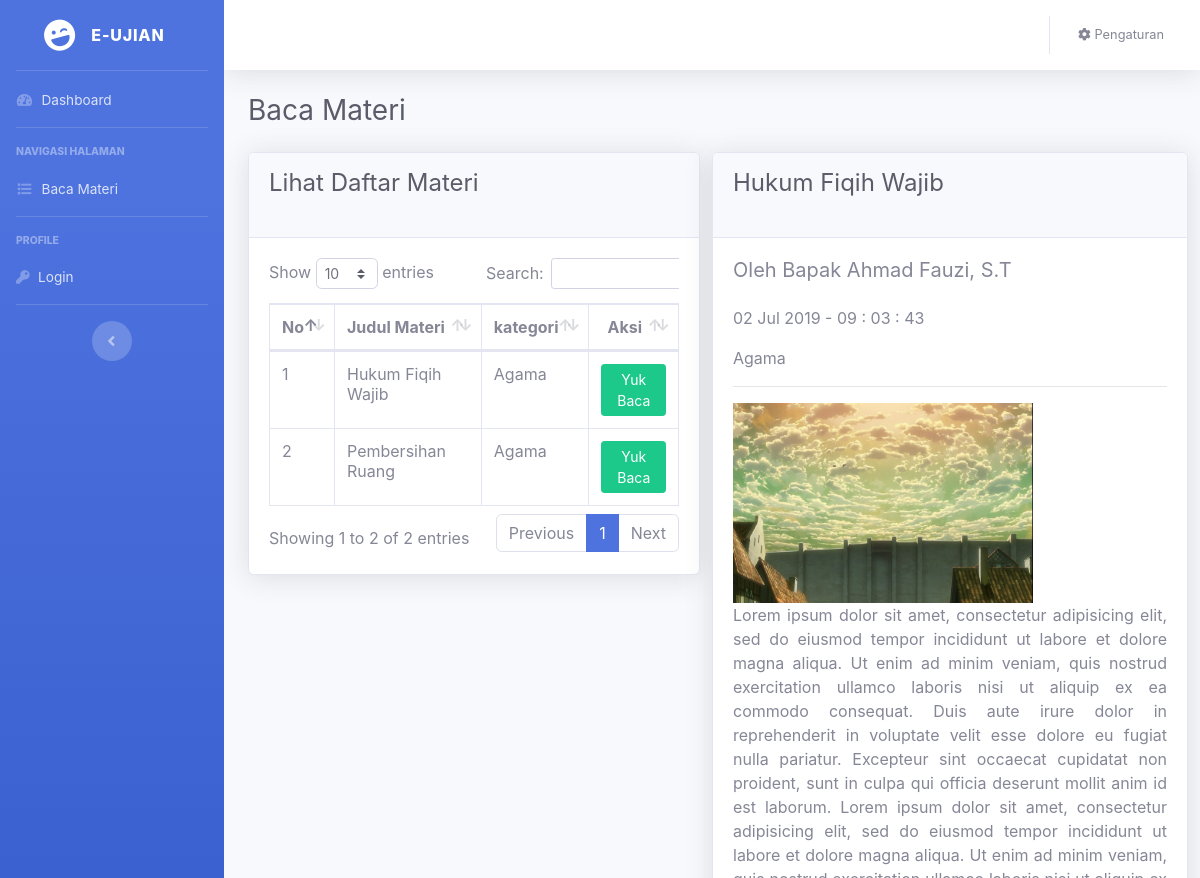
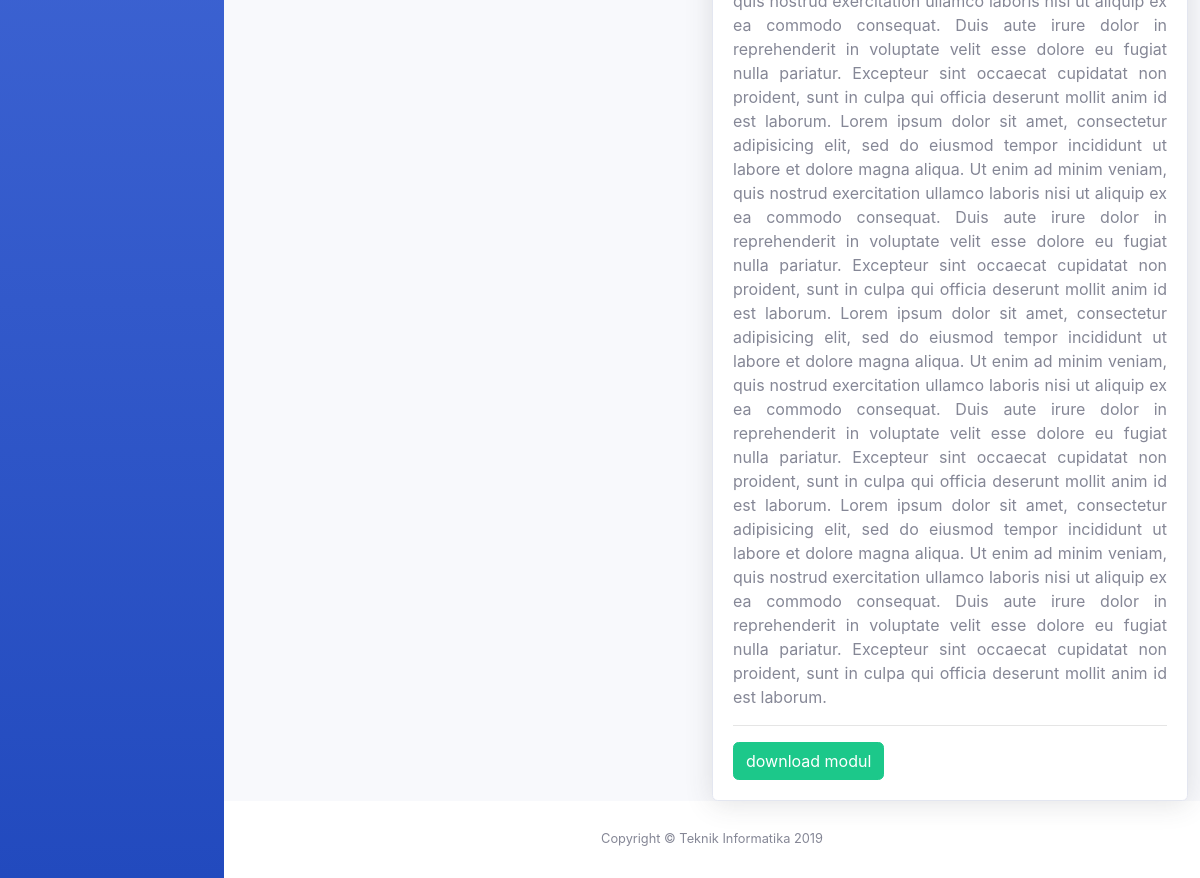
/index.php/Welcome/bacaMateri/1, run on the app's committed database (2 pictures, top to bottom).
### tables this page shows
CREATE TABLE `tb_materi` (
  `id_materi` int(11) NOT NULL,
  `judul_materi` varchar(20) DEFAULT NULL,
  `materi` varchar(5000) DEFAULT NULL,
  `modul` varchar(255) DEFAULT NULL,
  `img_materi` varchar(255) DEFAULT NULL,
  `nip` varchar(20) DEFAULT NULL,
  `id_mapel` int(11) DEFAULT NULL,
  `log_materi` datetime NOT NULL
);

CREATE TABLE `tb_mapel` (
  `id_mapel` int(11) NOT NULL,
  `mapel` varchar(20) DEFAULT NULL,
  `log_mapel` datetime DEFAULT NULL
);

CREATE TABLE `tb_guru` (
  `nip` varchar(18) NOT NULL,
  `nama_guru` varchar(40) DEFAULT NULL,
  `jk_guru` enum('L','P') DEFAULT NULL,
  `tmp_lahir_guru` varchar(40) DEFAULT NULL,
  `tgl_lahir_guru` date DEFAULT NULL,
  `alamat_guru` varchar(40) DEFAULT NULL,
  `photo_guru` varchar(255) DEFAULT NULL,
  `log_guru` datetime DEFAULT NULL,
  `pass_guru` varchar(255) DEFAULT NULL
);

### application/controllers/Welcome.php (called while the page is built, shortened)
<?php
class Welcome extends CI_Controller {
	function __construct(){
		$this->load->model('mymodel');
	}
	function bacaMateri($id_materi){
		$from 			= 'tb_materi';
		$table 			= array(
						'tb_mapel', 'tb_guru',
						);
		$join 			= array(
						'tb_materi.id_mapel = tb_mapel.id_mapel',
						'tb_materi.nip 		= tb_guru.nip',
						);
		$data['materi'] = $this->mymodel->join($from, $table, $join)->result_array();
		if($id_materi>0){
			$data['baca']	= $this->mymodel->joinwhere($from, array('id_materi' => $id_materi), $table, $join)->row_array();
		}
		$this->load->view('halaman/materi', $data);
	}
}
?>

### index.php (called while the page is built, shortened)
<?php
require_once BASEPATH.'core/CodeIgniter.php';

### application/models/mymodel.php (called while the page is built, shortened)
<?php
class Mymodel extends CI_Model{
	public function join($from, &$table, &$join){
		$i = 0;
		foreach ($table as $data ) {
			$tabel = $table[$i];
			$relasi = $join[$i];
			$this->db->join($tabel, $relasi);
		$i++;
		}
		return $this->db->get($from);
	}
	public function joinwhere($from, $where, &$table, &$join){
		$i = 0;
		foreach ($table as $data ) {
			$tabel = $table[$i];
			$relasi = $join[$i];
			$this->db->join($tabel, $relasi);
		$i++;
		}
		return $this->db->get_where($from,$where);
	}
}
?>

### application/views/halaman/materi.php (the view, shortened to what this page needs)
<html lang="en">
<body id="page-top">
    <div id="wrapper">
      <div id="content-wrapper" class="d-flex flex-column">
        <div id="content">
          <div class="container-fluid">
            <div class="row">
              <div class="col-md-4">
                <h1 class="h3 mb-4 text-gray-800">Baca Materi</h1>
              </div>
              <div class="col-md-6">
              </div>
            </div>
            <div class="row">
              <div class="col-md-6">
                <div class="card shadow">
                  <div class="card-header py-3">
                    <div class="h4 mb-4 text-gray-800">Lihat Daftar Materi</div>
                  </div>
                  <div class="card-body">
                    <div class="table-responsive">
                      <table class="table table-bordered table-hover" id="dataTable">
                        <thead>
                          <tr>
                            <th>No</th>
                            <th>Judul Materi</th>
                            <th class="text-center">kategori</th>
                            <th class="text-center">Aksi</th>
                          </tr>
                        </thead>
                        <tbody>
                          <?php $no=1; foreach ($materi as $data): ?>
                          <tr>
                            <td><?=$no ?></td>
                            <td><?=$data['judul_materi']?></td>
                            <td><?=$data['mapel']?></td>
                            <td class="text-center"><a class="btn btn-success btn-sm" href="<?=site_url()?>/Welcome/bacaMateri/<?=$data['id_materi']?>">Yuk Baca</a></td>
                          </tr>
                          <?php $no++; endforeach; ?>
                        </tbody>
                      </table>
                    </div>
                  </div>
                </div>
              </div>
              <div class="col-md-6">
                <?php if (isset($baca)): ?>
                <div class="row">
                  <div class="card shadow">
                    <div class="card-header py-3">
                      <div class="h4 mb-4 text-gray-800"><?=$baca['judul_materi']?></div>
                    </div>
                    <div class="card-body">
                      <h5 class="text-blue mb-4">Oleh <?=($baca['jk_guru'])=='L'?'Bapak':'Ibu'?> <?=$baca['nama_guru'] ?></h5>
                      <p><?=date('d M Y - h : i : s', strtotime($baca['log_materi']))?></p>
                      <p><?=$baca['mapel']?></p>
                      <hr>
                      <?php if ($baca['img_materi'] != 'NOIMAGE.jpg'): ?>
                        <img src="<?=base_url()?>/assets/img/photo/<?=$baca['img_materi']?>" height="200px" width="300px">
                      <?php endif; ?>
                      <p style="text-align: justify;"><?=$baca['materi']?></p>
                      <hr>
                      <?php if(!is_null($baca['modul'])): ?>
                      <a href="<?=site_url()?>/crudController/crudMateri/download/<?=$baca['id_materi']?>" class="btn btn-success">download modul</a>
                      <?php endif; ?>
                    </div>
                  </div>
                </div>
                <?php endif; ?>
              </div>
            </div>
          </div>
        </div>
      </div>
    </div>
</body>
</html>

### data on the page
tb_materi: judul_materi "Hukum Fiqih Wajib", id_mapel.mapel "Agama", nip.nama_guru "Ahmad Fauzi, S.T", log_materi "02 Jul 2019 - 09 : 03 : 43", img_materi (picture), materi "Lorem ipsum dolor sit amet, consectetur adipisicing elit, sed do eiusmod tempor incididunt ut labore et dolore magna aliqua. Ut enim ad minim veniam, quis nostrud exercitation ullamco laboris nisi ut aliquip ex ea commodo consequat. Duis aute irure dolor in reprehenderit in voluptate velit esse dolore eu fugiat nulla pariatur. Excepteur sint occaecat cupidatat non proident, sunt in culpa qui officia deserunt mollit anim id est laborum. Lorem ipsum dolor sit amet, consectetur adipisicing elit, sed do eiusmod tempor incididunt ut labore et dolore magna aliqua. Ut enim ad minim veniam, quis nostrud exercitation ullamco laboris nisi ut aliquip ex ea commodo consequat. Duis aute irure dolor in…"
tb_materi: judul_materi "Pembersihan Ruang", id_mapel.mapel "Agama"
